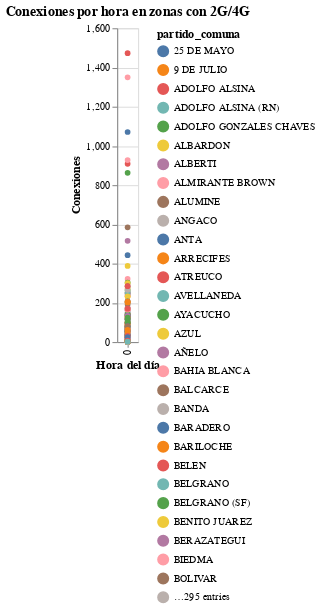

The code cell stored with this chart in its notebook:
### Code cell
# === P3c: Saturación por franja horaria en zonas con 2G y 4G ===
if not df_main.empty:
    required_cols = {'fecha', 'hora', 'id_celda', 'partido_comuna', 'tecnologia'}
    if required_cols.issubset(df_main.columns):
        subset = df_main[df_main['tecnologia'].isin(['2G','4G'])].copy()
        by_hour = subset.groupby(['hora','partido_comuna'], as_index=False).size().rename(columns={'size':'conexiones'})
        chart = alt.Chart(by_hour).mark_line(point=True).encode(
            x=alt.X('hora:O', title='Hora del día'),
            y=alt.Y('conexiones:Q', title='Conexiones'),
            color='partido_comuna:N',
            tooltip=['partido_comuna','hora','conexiones']
        ).properties(title='Conexiones por hora en zonas con 2G/4G')
        display(chart)
    else:
        print("Faltan columnas para esta visualización:", required_cols - set(df_main.columns))
else:
    print("El DataFrame está vacío (placeholder).")

### Figure 1 — Vega-Lite specification as saved in the notebook (floating-point values rounded to 4 significant figures; data arrays with more than 128 entries replaced by an {"elided": "..."} marker saying what was removed)
{"config": {"view": {"continuousWidth": 300, "continuousHeight": 300}}, "data": {"name": "data-8ec8c6d89b348d2e388d930156b855bc"}, "mark": {"type": "line", "point": true}, "encoding": {"color": {"field": "partido_comuna", "type": "nominal"}, "tooltip": [{"field": "partido_comuna", "type": "nominal"}, {"field": "hora", "type": "quantitative"}, {"field": "conexiones", "type": "quantitative"}], "x": {"field": "hora", "title": "Hora del día", "type": "ordinal"}, "y": {"field": "conexiones", "title": "Conexiones", "type": "quantitative"}}, "title": "Conexiones por hora en zonas con 2G/4G", "$schema": "https://vega.github.io/schema/vega-lite/v5.20.1.json", "datasets": {"data-8ec8c6d89b348d2e388d930156b855bc": {"elided": "324 records"}}}
